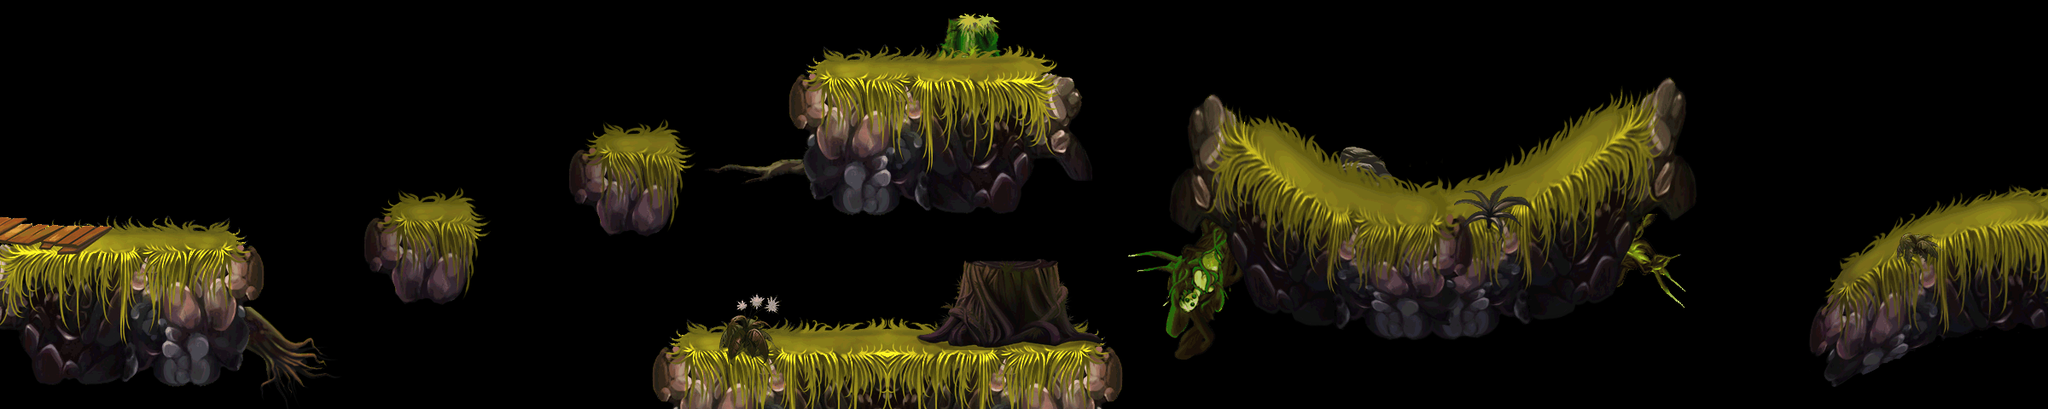

Rendered tile map (Tiled .tmx) drawn with the repository's tilesets; below, a short description and the map source with its tile grids summarised:
An orthogonal 60x12 tile map with 40x40 px tiles, 4 tile layers (land1, land2, land3, land4) and 31 objects.

<map version="1.0" orientation="orthogonal" width="60" height="12" tilewidth="40" tileheight="40">
 <tileset firstgid="1" name="b-land" tilewidth="40" tileheight="40">
  <image source="b-land.png" width="1885" height="2029" />
 </tileset>
 <layer name="land1" width="60" height="12">
  <data>[720 cells, 116 non-empty, 114 distinct tile ids]</data>
 </layer>
 <layer name="land2" width="60" height="12">
  <data>[720 cells, 437 non-empty, 355 distinct tile ids]</data>
 </layer>
 <layer name="land3" width="60" height="12">
  <data>[720 cells, 28 non-empty, 28 distinct tile ids]</data>
 </layer>
 <layer name="land4" width="60" height="12">
  <data>[720 cells, 37 non-empty, 37 distinct tile ids]</data>
 </layer>
 <objectgroup name="pengzhuang" width="60" height="12">
  <object x="0" y="286" width="289" height="65" />
  <object x="443" y="247" width="114" height="41" />
  <object x="681" y="168" width="113" height="40" />
  <object x="944" y="87" width="307" height="37" />
  <object x="780" y="409" width="344" height="68" />
  <object x="1125" y="305" width="120" height="174" />
  <object x="1632" y="249" width="88" height="19" />
  <object x="2360" y="247" width="45" height="37" />
  <object x="1405" y="248" width="227" height="19" />
  <object x="1721" y="249" width="226" height="18" />
  <object x="2143" y="341" width="100" height="26" />
  <object x="2238" y="277" width="136" height="39" />
  <object x="1245" y="408" width="53" height="76" />
 </objectgroup>
 <objectgroup name="zuobiao1" width="60" height="12">
  <object x="1021" y="81">
   <properties>
    <property name="id" value="1" />
    <property name="type" value="1" />
   </properties>
  </object>
  <object x="960" y="405">
   <properties>
    <property name="id" value="1" />
    <property name="type" value="1" />
   </properties>
  </object>
  <object x="1016" y="408">
   <properties>
    <property name="id" value="1" />
    <property name="type" value="1" />
   </properties>
  </object>
  <object x="1134" y="88">
   <properties>
    <property name="id" value="12" />
    <property name="type" value="0" />
   </properties>
  </object>
  <object x="1072" y="406">
   <properties>
    <property name="id" value="12" />
    <property name="type" value="0" />
   </properties>
  </object>
 </objectgroup>
 <objectgroup name="zuobiao2" width="60" height="12">
  <object x="1673" y="247">
   <properties>
    <property name="id" value="101" />
    <property name="num" value="5" />
    <property name="range" value="100" />
    <property name="time" value="1" />
    <property name="timemax" value="12" />
    <property name="timemin" value="3" />
    <property name="z" value="0" />
   </properties>
  </object>
  <object x="738" y="170">
   <properties>
    <property name="id" value="101" />
    <property name="num" value="5" />
    <property name="range" value="100" />
    <property name="time" value="1" />
    <property name="timemax" value="12" />
    <property name="timmin" value="3" />
    <property name="z" value="0" />
   </properties>
  </object>
  <object x="234" y="286">
   <properties>
    <property name="id" value="101" />
    <property name="num" value="5" />
    <property name="range" value="100" />
    <property name="time" value="1" />
    <property name="timemax" value="12" />
    <property name="timmin" value="3" />
    <property name="z" value="0" />
   </properties>
  </object>
  <object x="838" y="408">
   <properties>
    <property name="id" value="102" />
    <property name="num" value="3" />
    <property name="range" value="0" />
    <property name="time" value="1" />
    <property name="timemax" value="10" />
    <property name="timmin" value="3" />
   </properties>
  </object>
  <object x="2378" y="246">
   <properties>
    <property name="id" value="102" />
    <property name="num" value="3" />
    <property name="range" value="0" />
    <property name="time" value="1" />
    <property name="timemax" value="10" />
    <property name="timmin" value="3" />
   </properties>
  </object>
  <object x="1180" y="88">
   <properties>
    <property name="id" value="104" />
    <property name="num" value="4" />
    <property name="range" value="50" />
    <property name="time" value="1" />
    <property name="timemax" value="6" />
    <property name="timmin" value="3" />
   </properties>
  </object>
  <object x="502" y="252">
   <properties>
    <property name="id" value="103" />
    <property name="num" value="4" />
    <property name="range" value="50" />
    <property name="time" value="1" />
    <property name="timemax" value="6" />
    <property name="timmin" value="3" />
   </properties>
  </object>
  <object x="1074" y="86">
   <properties>
    <property name="id" value="111" />
    <property name="num" value="2" />
    <property name="range" value="20" />
    <property name="time" value="1" />
    <property name="timemax" value="8" />
    <property name="timmin" value="1" />
   </properties>
  </object>
  <object x="716" y="170">
   <properties>
    <property name="id" value="111" />
    <property name="num" value="2" />
    <property name="range" value="20" />
    <property name="time" value="1" />
    <property name="timemax" value="8" />
    <property name="timmin" value="1" />
   </properties>
  </object>
 </objectgroup>
 <objectgroup name="zuobiao3" width="60" height="12">
  <object x="1405" y="125" width="227" height="123">
   <properties>
    <property name="poid" value="1" />
   </properties>
  </object>
  <object x="1716" y="118" width="243" height="131">
   <properties>
    <property name="poid" value="0" />
   </properties>
  </object>
  <object x="2143" y="277" width="95" height="64">
   <properties>
    <property name="poid" value="0" />
   </properties>
  </object>
  <object x="2239" y="247" width="121" height="30">
   <properties>
    <property name="poid" value="0" />
   </properties>
  </object>
 </objectgroup>
</map>
